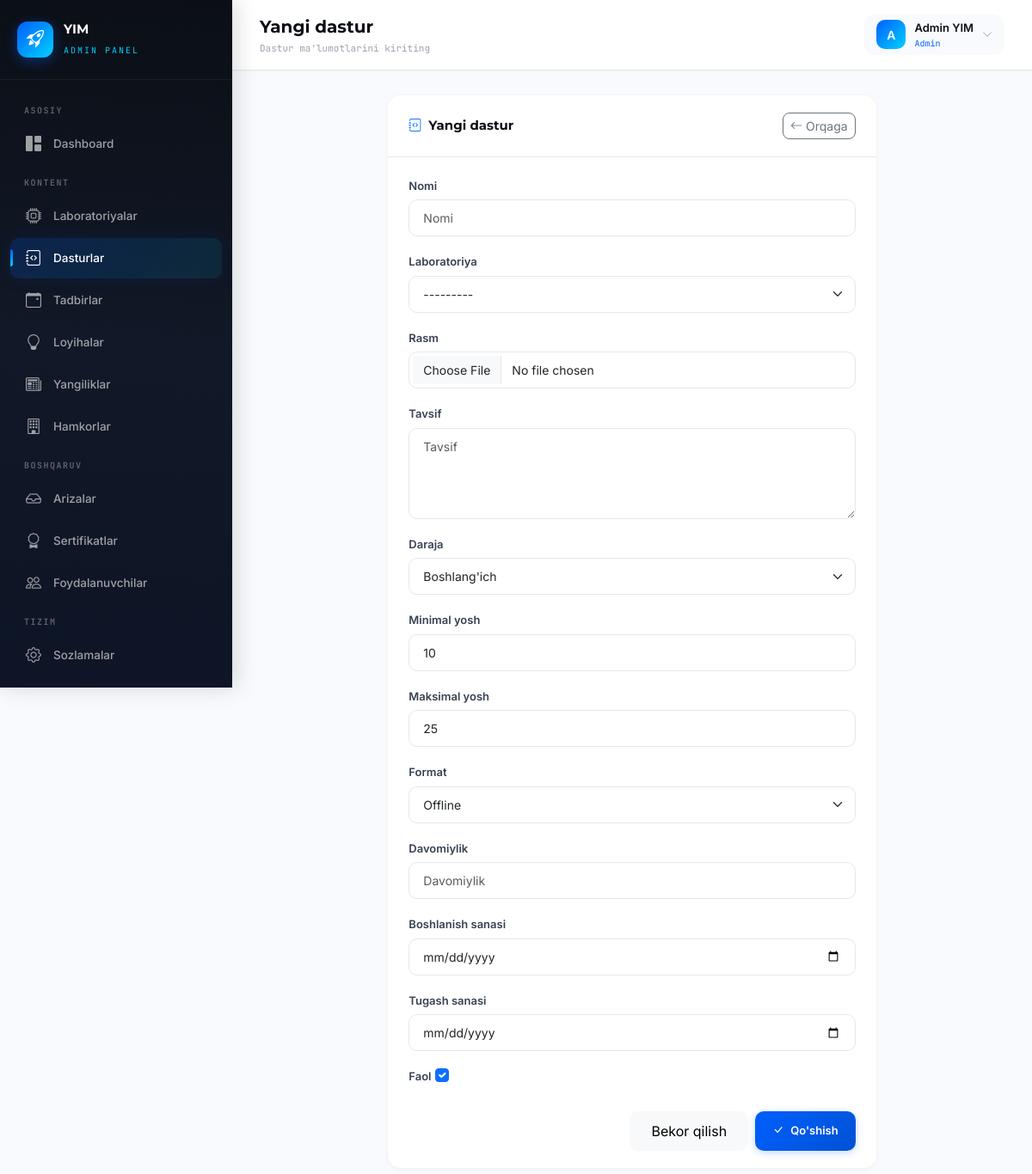
/admin-panel/programs/create/ (signed in), run on the app's committed database.
### accounts/models.py (models this page shows, shortened)
class User(AbstractUser):
    ROLE_CHOICES = (
        ('admin', 'Admin'),
        ('student', 'Student'),
    )
    role = models.CharField(max_length=10, choices=ROLE_CHOICES, default='student')
    phone = models.CharField(max_length=20, blank=True, null=True)
    avatar = models.ImageField(upload_to='avatars/', blank=True, null=True)
    bio = models.TextField(blank=True, null=True)
    birth_date = models.DateField(blank=True, null=True)
    @property
    def is_admin_user(self):
        return self.role == 'admin' or self.is_superuser

### dashboard/views.py (the view)
# urls.py: path('programs/create/', views.program_create, name='program_create'),
@admin_required
def program_create(request):
    return generic_create(request, ProgramForm, 'dashboard/programs/form.html', 'dashboard:program_list', "Dastur muvaffaqiyatli qo'shildi!")

### dashboard/forms.py
class ProgramForm(StyledFormMixin, forms.ModelForm):
    class Meta:
        model = Program
        fields = [
            'name', 'laboratory', 'image', 'description', 'level',
            'age_min', 'age_max', 'format', 'duration',
            'start_date', 'end_date', 'is_active'
        ]
        widgets = {
            'start_date': forms.DateInput(attrs={'type': 'date'}),
            'end_date': forms.DateInput(attrs={'type': 'date'}),
        }

### dashboard/context_processors.py (called while the page is built)
def pending_applications(request):
    if request.user.is_authenticated:
        try:
            count = Application.objects.filter(status='pending').count()
            return {'pending_count': count}
        except Exception:
            return {'pending_count': 0}
    return {'pending_count': 0}

### dashboard/models.py (called while the page is built)
    def __str__(self):
        return self.name

### dashboard/views.py (called while the page is built)
def admin_required(view_func):
    @wraps(view_func)
    @login_required
    def wrapper(request, *args, **kwargs):
        if not request.user.is_admin_user:
            messages.error(request, "Sizda ruxsat yo'q!")
            return redirect('login')
        return view_func(request, *args, **kwargs)
    return wrapper

def generic_create(request, form_class, template, redirect_url, success_msg):
    form = form_class()
    if request.method == 'POST':
        form = form_class(request.POST, request.FILES)
        if form.is_valid():
            form.save()
            messages.success(request, success_msg)
            return redirect(redirect_url)
    return render(request, template, {'form': form})

### templates/dashboard/programs/form.html (shortened to what this page needs)
{% extends "dashboard/base.html" %}
{% block page_title %}{% if object %}Dasturni tahrirlash{% else %}Yangi dastur{% endif %}{% endblock %}
{% block page_subtitle %}Dastur ma'lumotlarini kiriting{% endblock %}
{% block content %}
<div class="row justify-content-center">
    <div class="col-xl-8">
        <div class="data-card animate-in">
            <div class="data-card-header">
                <h6><i class="bi bi-journal-code me-2 text-primary"></i>{% if object %}{{ object.name }}{% else %}Yangi dastur{% endif %}</h6>
                <a href="{% url 'dashboard:program_list' %}" class="btn btn-sm btn-outline-secondary" style="border-radius: 8px;">
                    <i class="bi bi-arrow-left me-1"></i>Orqaga
                </a>
            </div>
            <div class="data-card-body">
                <form method="post" enctype="multipart/form-data">
                    {% for field in form %}
                    <div class="mb-3">
                        <label class="form-label" for="{{ field.id_for_label }}">{{ field.label }}</label>
                        {{ field }}
                    </div>
                    {% endfor %}
                    <div class="d-flex justify-content-end gap-2 mt-4">
                        <a href="{% url 'dashboard:program_list' %}" class="btn btn-light" style="border-radius:10px;padding:10px 24px;">Bekor qilish</a>
                        <button type="submit" class="btn btn-primary-custom">
                            <i class="bi bi-check-lg me-2"></i>{% if object %}Saqlash{% else %}Qo'shish{% endif %}
                        </button>
                    </div>
                </form>
            </div>
        </div>
    </div>
</div>
{% endblock %}

### templates/dashboard/base.html (shortened to what this page needs)
{% load static %}
<!DOCTYPE html>
<html lang="uz" data-bs-theme="light">
<head>
    <link href="https://cdn.jsdelivr.net/npm/bootstrap@5.3.3/dist/css/bootstrap.min.css" rel="stylesheet">
    <link href="https://cdn.jsdelivr.net/npm/bootstrap-icons@1.11.3/font/bootstrap-icons.min.css" rel="stylesheet">
</head>
<body>
    <aside class="sidebar" id="sidebar">
        <div class="sidebar-brand">
            <div class="brand-icon">
                <i class="bi bi-rocket-takeoff"></i>
            </div>
            <div>
                <h5>YIM</h5>
                <small>Admin Panel</small>
            </div>
        </div>
        <nav class="sidebar-nav">
            <div class="nav-section-title">Asosiy</div>
            <a href="{% url 'dashboard:home' %}" class="nav-link {% if request.resolver_match.url_name == 'home' %}active{% endif %}">
                <i class="bi bi-grid-1x2-fill"></i>
                Dashboard
            </a>
            <div class="nav-section-title">Kontent</div>
            <a href="{% url 'dashboard:laboratory_list' %}" class="nav-link {% if 'laborator' in request.resolver_match.url_name %}active{% endif %}">
                <i class="bi bi-cpu"></i>
                Laboratoriyalar
            </a>
            <a href="{% url 'dashboard:program_list' %}" class="nav-link {% if 'program' in request.resolver_match.url_name %}active{% endif %}">
                <i class="bi bi-journal-code"></i>
                Dasturlar
            </a>
            <a href="{% url 'dashboard:event_list' %}" class="nav-link {% if 'event' in request.resolver_match.url_name %}active{% endif %}">
                <i class="bi bi-calendar-event"></i>
                Tadbirlar
            </a>
            <a href="{% url 'dashboard:project_list' %}" class="nav-link {% if 'project' in request.resolver_match.url_name %}active{% endif %}">
                <i class="bi bi-lightbulb"></i>
                Loyihalar
            </a>
            <a href="{% url 'dashboard:news_list' %}" class="nav-link {% if 'news' in request.resolver_match.url_name %}active{% endif %}">
                <i class="bi bi-newspaper"></i>
                Yangiliklar
            </a>
            <a href="{% url 'dashboard:partner_list' %}" class="nav-link {% if 'partner' in request.resolver_match.url_name %}active{% endif %}">
                <i class="bi bi-building"></i>
                Hamkorlar
            </a>
            <div class="nav-section-title">Boshqaruv</div>
            <a href="{% url 'dashboard:application_list' %}" class="nav-link {% if 'application' in request.resolver_match.url_name %}active{% endif %}">
                <i class="bi bi-inbox"></i>
                Arizalar
            </a>
            <a href="{% url 'dashboard:certificate_list' %}" class="nav-link {% if 'certificate' in request.resolver_match.url_name %}active{% endif %}">
                <i class="bi bi-award"></i>
                Sertifikatlar
            </a>
            <a href="{% url 'dashboard:user_list' %}" class="nav-link {% if 'user' in request.resolver_match.url_name %}active{% endif %}">
                <i class="bi bi-people"></i>
                Foydalanuvchilar
            </a>
            <div class="nav-section-title">Tizim</div>
            <a href="{% url 'dashboard:site_settings' %}" class="nav-link {% if request.resolver_match.url_name == 'site_settings' %}active{% endif %}">
                <i class="bi bi-gear"></i>
                Sozlamalar
            </a>
            <a href="{% url 'logout' %}" class="nav-link" style="color: rgba(239, 68, 68, 0.7);">
                <i class="bi bi-box-arrow-left"></i>
            </a>
        </nav>
    </aside>
    <div class="main-content">
        <header class="topbar">
            <div class="d-flex align-items-center gap-3">
                <div class="page-title">
                    {% block page_title %}Dashboard{% endblock %}
                    <small>{% block page_subtitle %}Yoshlar innovatsiya markazi{% endblock %}</small>
                </div>
            </div>
            <div class="topbar-right">
                <div class="dropdown">
                    <div class="user-info" data-bs-toggle="dropdown">
                        <div class="user-avatar">
                            {{ request.user.username|first|upper }}
                        </div>
                        <div>
                            <div class="name">{{ request.user.get_full_name|default:request.user.username }}</div>
                            <div class="role-badge">{{ request.user.get_role_display|default:"Admin" }}</div>
                        </div>
                        <i class="bi bi-chevron-down" style="font-size: 12px; color: #9CA3AF;"></i>
                    </div>
                </div>
            </div>
        </header>
        <div class="content-area">
            {% block content %}{% endblock %}
        </div>
    </div>
</body>
</html>

### data on the page
User: user.username|first "A", user.get_full_name "Admin YIM", user.role "Admin"

### other printed values
{{ field.label }} "Nomi" "Laboratoriya" "Rasm" "Tavsif" "Daraja" "Minimal yosh" "Maksimal yosh" "Format" "Davomiylik" "Boshlanish sanasi" "Tugash sanasi" "Faol"
